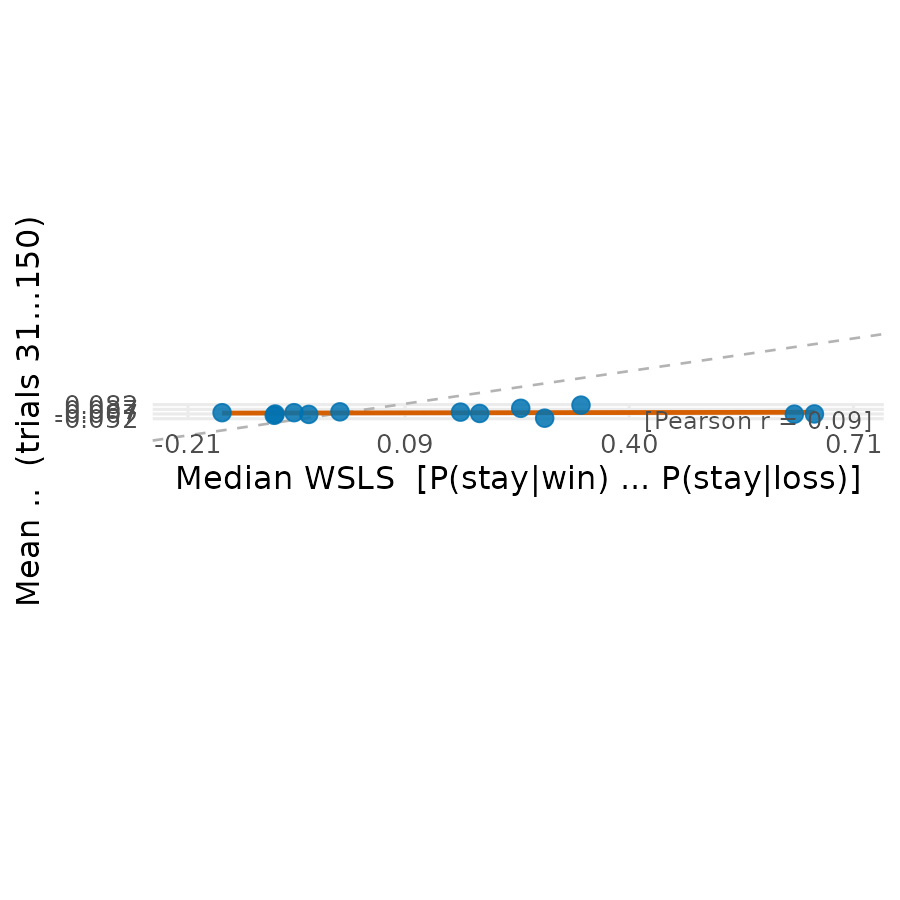

The R source for this figure:
library(ggplot2)

plot_df <- data.frame(
  pid = c(
    "60e46e6f6bc0c2cdf5d077ce","60e6b55696dade249aa3249b","60e9f29fe1f58945339696d0",
    "6661b6019ab530fb44632cc2","66912a96b8dba143ceba8276","66ab330c867b56b7333c7f26",
    "66ab9137e5573312997df691","678cc86b7a22ead21c11ea4d","67acd3c9faab3a14dfe87135",
    "67f6a640d2046b13fcf33328","697ccad66fdf3bbcccb90fe4","69ef99a65d19811a9ddad38b",
    "69fdce52c07d954848678eaf"
  ),
  x = c(
     0.3333, 0.2500,  0.2831,  0.1932,  0.6283, -0.0895,
     0.6560, -0.0431,  0.0000, -0.0634, -0.0908,  0.1667, -0.1629
  ),
  y = c(
     0.07703,  0.04707, -0.04684, -0.00195, -0.00862, -0.00709,
    -0.00651, -0.01084,  0.01351,  0.00561, -0.01960,  0.01074,  0.00545
  )
)

# safety check
plot_df <- plot_df[complete.cases(plot_df$x, plot_df$y), ]
stopifnot(nrow(plot_df) == 13, length(plot_df$x) == length(plot_df$y))

pearson_r <- cor(plot_df$x, plot_df$y, method = "pearson")
cat(sprintf("Pearson r = %.3f  (n = %d)\n", pearson_r, nrow(plot_df)))

# independent axis limits (different scales)
x_lim <- range(plot_df$x) + c(-0.05, 0.05)
y_lim <- range(plot_df$y) + c(-0.005, 0.005)
x_breaks <- seq(x_lim[1], x_lim[2], length.out = 4)
y_breaks <- seq(y_lim[1], y_lim[2], length.out = 4)

# ratio makes both visual axis lengths equal
ratio <- diff(y_lim) / diff(x_lim)

p <- ggplot(plot_df, aes(x = x, y = y)) +
  geom_abline(slope = 1, intercept = 0, linetype = "dashed", colour = "grey70") +
  geom_smooth(method = "lm", se = FALSE, colour = "#D55E00", linewidth = 0.9) +
  geom_point(colour = "#0072B2", alpha = 0.85, size = 3) +
  annotate(
    "text",
    x = Inf, y = Inf,
    label = sprintf("[Pearson r = %.2f]", pearson_r),
    hjust = 1.05, vjust = 1.4,
    size = 3.5, colour = "grey30"
  ) +
  scale_x_continuous(breaks = round(x_breaks, 2)) +
  scale_y_continuous(breaks = round(y_breaks, 3)) +
  coord_fixed(ratio = ratio, xlim = x_lim, ylim = y_lim, clip = "off") +
  theme_minimal(base_size = 13) +
  theme(panel.grid.minor = element_blank()) +
  labs(
    x = "Median WSLS  [P(stay|win) − P(stay|loss)]",
    y = "Mean Ω  (trials 31–150)"
  )

ggsave("analysis/running_wsls/scatter_wsls_omega.png",
       plot = p, width = 5, height = 5, dpi = 180)
cat("Saved → analysis/running_wsls/scatter_wsls_omega.png\n")
